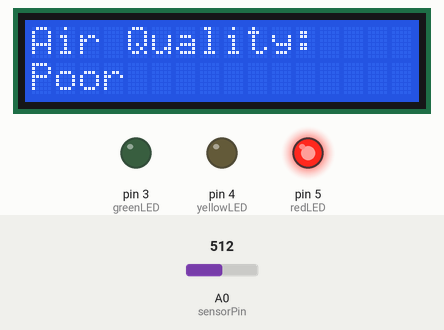
This sketch was run on a simulated Arduino Uno, built with avr-gcc and run on an emulated ATmega328P. Parts: 16×2 character LCD, output pins drawn as LEDs (lit = HIGH). Inputs (shaded band) come from the test bench; at power-on: A0 (sensorPin) = 512. What the sketch prints to the serial monitor is not drawn.

Above: at 4.2 s.
4.3 s: A0 (sensorPin) set to 409
6.2 s: A0 (sensorPin) set to 387
At 7.7 s:
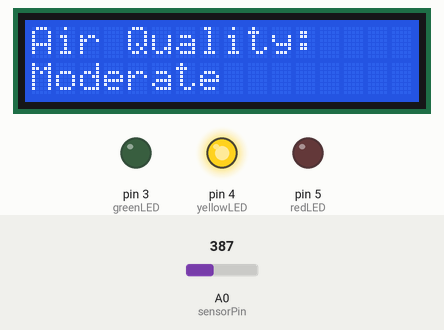
8.5 s: A0 (sensorPin) set to 214
10.3 s: A0 (sensorPin) set to 189
At 11.6 s:
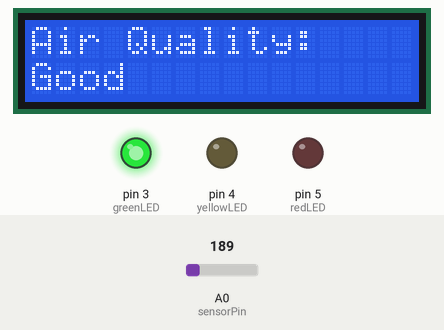
12.6 s: A0 (sensorPin) set to 210
At 13.5 s:
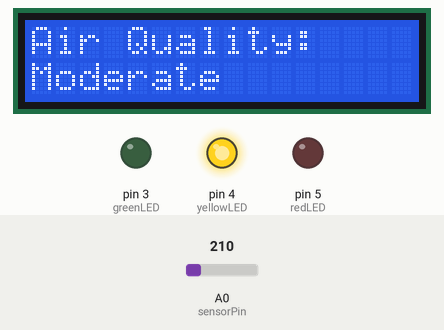
14.6 s: A0 (sensorPin) set to 190
At 16.6 s:
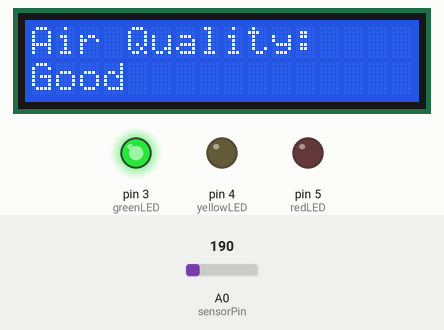
Timing chart, 0 to 17.6 s (numbered marks = the images above; inputs shaded):
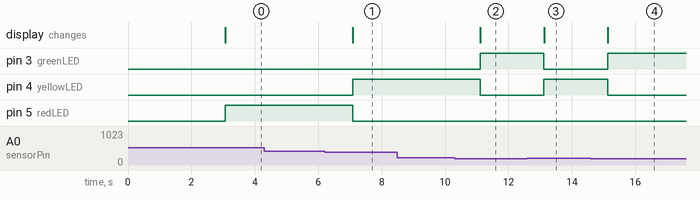

Measured:
- the behaviour switches between 400 and 399 on A0 (sensorPin) (found by bisection; images 0 and 1)
- the behaviour switches between 200 and 199 on A0 (sensorPin) (found by bisection; images 1 and 2)
- after the input at 4.3 s, every drawn part: stays the same
- after the input at 6.2 s, pin 4 (yellowLED): LOW → HIGH after 0.88 s; pin 5 (redLED): HIGH → LOW after 0.88 s; the display: changes after 0.89 s (image 1)
- after the input at 8.5 s, every drawn part: stays the same
- after the input at 10.3 s, pin 3 (greenLED): LOW → HIGH after 0.81 s; pin 4 (yellowLED): HIGH → LOW after 0.81 s; the display: changes after 0.81 s (image 2)
- after the input at 12.6 s, pin 3 (greenLED): HIGH → LOW after 0.52 s; pin 4 (yellowLED): LOW → HIGH after 0.52 s; the display: changes after 0.52 s (image 3)
- after the input at 14.6 s, pin 3 (greenLED): LOW → HIGH after 0.53 s; pin 4 (yellowLED): HIGH → LOW after 0.53 s; the display: changes after 0.53 s (image 4)

The sketch:

air_quality_monitor.ino
```cpp
#include <LiquidCrystal.h>

// LCD pins: RS, E, D4, D5, D6, D7
LiquidCrystal lcd(7, 8, 9, 10, 11, 12);

// LED pins
int greenLED = 3;
int yellowLED = 4;
int redLED = 5;

// Sensor pin
int sensorPin = A0;

void setup() {
   Serial.begin(9600);

   lcd.begin(16, 2);
   lcd.print("Warming up...");

   pinMode(greenLED, OUTPUT);
   pinMode(yellowLED, OUTPUT);
   pinMode(redLED, OUTPUT);

   delay(3000); // short warm-up
}

void loop() {
   int airValue = analogRead(sensorPin);
   String status;

// Air quality thresholds (you can adjust later)
   if (airValue < 200) {
     status = "Good";
     digitalWrite(greenLED, HIGH);
     digitalWrite(yellowLED, LOW);
     digitalWrite(redLED, LOW);
}
   else if (airValue < 400) {
     status = "Moderate";
     digitalWrite(greenLED, LOW);
     digitalWrite(yellowLED, HIGH);
     digitalWrite(redLED, LOW);
}
   else {
     status = "Poor";
     digitalWrite(greenLED, LOW);
     digitalWrite(yellowLED, LOW);
     digitalWrite(redLED, HIGH);
}

// Update LCD
   lcd.clear();
   lcd.setCursor(0, 0);
   lcd.print("Air Quality:");
   lcd.setCursor(0, 1);
   lcd.print(status);

// Send data to Python
   Serial.print(airValue);
   Serial.print(",");
   Serial.println(status);

   delay(1000);
}
```
